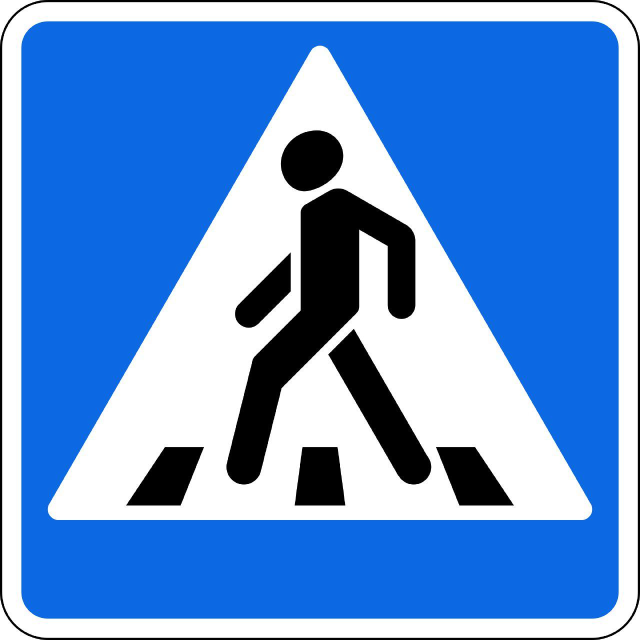
#> input picture Traffic_sign_detection/pedestrian.jpg, 1280 x 1280 px (shown at 1/2 size)
$ python ColorSpectrBinarization.py
#> lines starting #> are read from the running program, lines starting #| are printed output that depends on the picture; after the words box and inside, x2 and y2 are one past the last pixel; in counts of white or black regions, pixels touching at a corner belong together
import cv2

def nothing(x):
    pass

cv2.namedWindow('result')

color = cv2.imread("pedestrian.jpg")
#> color is the input picture: shape (1280, 1280, 3); mean B, G, R 213.8, 147.8, 98.2
color = cv2.resize(color,(300,300))
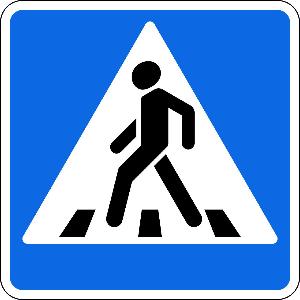
#> color: shape (300, 300, 3); mean B, G, R 213.9, 148, 98.3
hsv=cv2.cvtColor(color,cv2.COLOR_BGR2HSV)
#> hsv: shape (300, 300, 3); mean H, S, V 61.9, 130.4, 214

cv2.createTrackbar('minh', 'result', 0, 180, nothing)
#> slider 'minh' is set to 36
cv2.createTrackbar('mins', 'result', 0, 255, nothing)
#> slider 'mins' is set to 51
cv2.createTrackbar('minv', 'result', 0, 255, nothing)
#> slider 'minv' is set to 51

cv2.createTrackbar('maxh', 'result', 0, 180, nothing)
#> slider 'maxh' is set to 180
cv2.createTrackbar('maxs', 'result', 0, 255, nothing)
#> slider 'maxs' is set to 255
cv2.createTrackbar('maxv', 'result', 0, 255, nothing)
#> slider 'maxv' is set to 255

while(True):
    cv2.imshow("Color", color)
    cv2.imshow("hsv",hsv)            # Раскоментируй, чтобы показать запрет в HSV

    minh = cv2.getTrackbarPos('minh', 'result')
    mins = cv2.getTrackbarPos('mins', 'result')
    minv = cv2.getTrackbarPos('minv', 'result')

    maxh = cv2.getTrackbarPos('maxh', 'result')
    maxs = cv2.getTrackbarPos('maxs', 'result')
    maxv = cv2.getTrackbarPos('maxv', 'result')

    mask = cv2.inRange(hsv, (minh,mins,minv), (maxh,maxs,maxv))
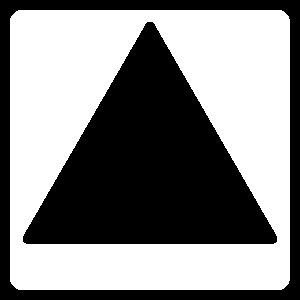
#> mask: shape (300, 300); 53.9% white; 2 black regions, box (x1, y1, x2, y2) and area: (23, 22, 277, 244) 29776, (0, 0, 300, 300) 11722
    cv2.imshow('mask', mask)
    #mask = cv2.inRange(hsv, (minb,ming,minr), (maxb,maxg,maxr))    # Раскоментируй, чтобы показать запрет в HSV
    #cv2.imshow('mask', mask)

    result = cv2.bitwise_and(color, color, mask = mask)
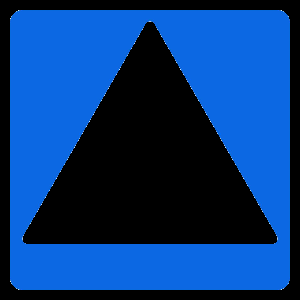
#> result: shape (300, 300, 3); mean B, G, R 122.2, 56.2, 6.7
    #result = cv2.bitwise_and(hsv, hsv, mask=mask)                  # Раскоментируй, чтобы показать запрет в HSV
    cv2.imshow('result', result)

    if cv2.waitKey(1) == 27:
#> (key Esc is pressed here)
        break
